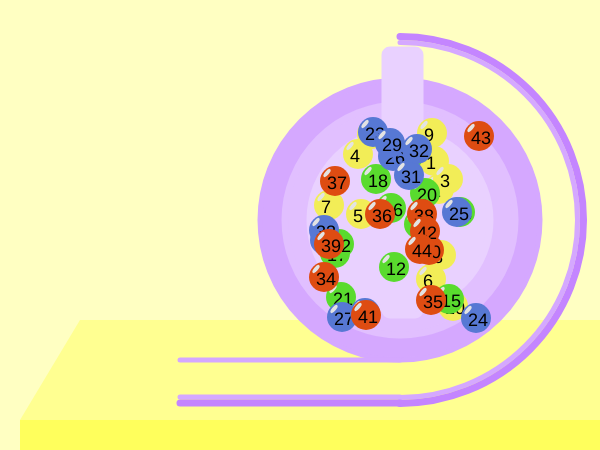
Frame 1 (no input)
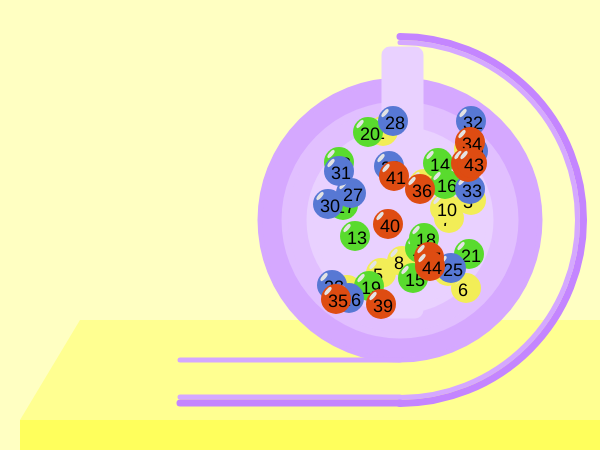
Frame 2 (the mouse pressed at the canvas centre, redrawn once)

The p5.js sketch that drew these frames (run headless with seeded random() and noise() and a simulated clock; the mouse was pressed at the canvas centre and the sketch redrawn once):

// p5.js sketch
// ── sketch.js
function setup() {
  createCanvas(600, 450);
  noLoop();
  angleMode(DEGREES);
  smooth();
}

let choice = false;
let showBall = false; // 당첨공 보여주기
let angle = -135;
let movingBall_x = 410;

function draw() {
  // 배경
  background(255, 255, 194);
  fill(255, 255, 145);
  noStroke();
  quad(80, 320, 600, 320, 600, 420, 20, 420);
  fill(255, 255, 92);
  rect(20, 420, 580, 30);

  // 로또 통
  fill(213, 168, 255);
  stroke(213, 168, 255);
  strokeWeight(5);
  circle(400, 220, 280);
  noFill();
  arc(400, 220, 355, 355, 270, 90, OPEN);
  line(180, 360, 400, 360);
  line(180, 397, 400, 397);
  stroke(196, 133, 255);
  strokeWeight(7);
  arc(400, 220, 367, 367, 270, 90, OPEN);
  fill(225, 191, 255);
  line(180, 403, 400, 403);
  stroke(225, 191, 255);
  circle(400, 220, 230);
  fill(233, 209, 255);
  stroke(233, 209, 255);
  circle(400, 220, 180);
  rect(385, 50, 35, 265, 5);

  // 굴러 내려오는 공
  if(choice) {
    loop();
    push();
    translate(400, 220);
    rotate(angle);
    if(angle > 40){
      noFill(); // 사라진 척
      noStroke();
    } else {
      fill(200);
      noStroke();
    }
    circle(113, 113, 30);
    pop();

    angle = angle + 1;

    if (angle > 40){
      movingBall_x = movingBall_x - 2;
      // console.log("movingBall_x = " + movingBall_x);
      fill(200);
      noStroke();
      circle(movingBall_x, 379, 30);
      if(movingBall_x === 190) {
        choice = true;
        circle(movingBall_x, 379, 30); // 그 자리에 고정
        showBall = true;
        noLoop();
      }
    }
  }

  noStroke();

  // 노란 공
  for(let i=1; i<12; i++) {
    let ball_X = int(random(320, 480));
    let ball_Y = int(random(120, 320));
    fill(242, 237, 87);
    noStroke();
    circle(ball_X, ball_Y, 30);
    push();
    translate(ball_X-8, ball_Y-8);
    rotate(40);
    fill(227, 227, 227);
    ellipse(0, 0, 4, 10);
    pop();
    textSize(18);
    fill(0);
    text(i, ball_X-8, ball_Y+8);
  }

  // 초록 공
  for(let i=12; i<23; i++) {
    let ball_X = int(random(320, 480));
    let ball_Y = int(random(120, 320));
    fill(89, 219, 46);
    noStroke();
    circle(ball_X, ball_Y, 30);
    push();
    translate(ball_X-8, ball_Y-8);
    rotate(40);
    fill(227, 227, 227);
    ellipse(0, 0, 4, 10);
    pop();
    textSize(18);
    fill(0);
    text(i, ball_X-8, ball_Y+8);
  }

  // 파란 공
  for(let i=23; i<34; i++) {
    let ball_X = int(random(320, 480));
    let ball_Y = int(random(120, 320));
    fill(87, 120, 212);
    noStroke();
    circle(ball_X, ball_Y, 30);
    push();
    translate(ball_X-8, ball_Y-8);
    rotate(40);
    fill(227, 227, 227);
    ellipse(0, 0, 4, 10);
    pop();
    textSize(18);
    fill(0);
    text(i, ball_X-8, ball_Y+8);
  }

  // 빨간 공
  for(let i=34; i<45; i++) {
    let ball_X = int(random(320, 480));
    let ball_Y = int(random(120, 320));
    fill(222, 76, 18);
    noStroke();
    circle(ball_X, ball_Y, 30);
    push();
    translate(ball_X-8, ball_Y-8);
    rotate(40);
    fill(227, 227, 227);
    ellipse(0, 0, 4, 10);
    pop();
    textSize(18);
    fill(0);
    text(i, ball_X-8, ball_Y+8);
  }
}

function mousePressed() {
  loop();
  choice = false;
  console.log("choice while mousePressed = " + choice);
}

function mouseReleased() {
  choice = true;
}

function keyPressed() {
  if(choice === true && keyCode === RETURN){ // 당첨공 보여주기
    let colorR = [242, 89, 87, 222];
    let colorG = [237, 219, 120, 76];
    let colorB = [87, 46, 212, 18];
    let randomColor = int(random(0, 4));
    let randomNum = int(random(0, 45));
    fill(colorR[randomColor], colorG[randomColor], colorB[randomColor]);
    noStroke();
    circle(150, 225, 100);
    push();
    translate(125, 200);
    rotate(40);
    fill(227, 227, 227);
    ellipse(0, 0, 10, 25);
    pop();
    textSize(30);
    fill(0);
    text(randomNum, 138, 235);
  } else {
    redraw();
    noLoop();
    choice = false;
    showBall = false;
    angle = -135;
    movingBall_x = 410;
    console.log("new game");
  }
}
